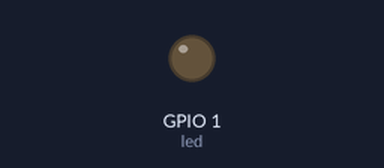
Bench run of a program on a simulated ESP32 board running MicroPython. Parts: output pins drawn as LEDs (lit = HIGH).

Above: at 0.05 s.
At 0.5 s:
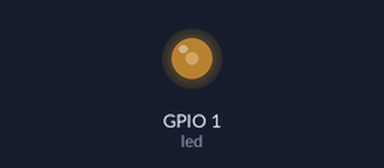
At 0.95 s:
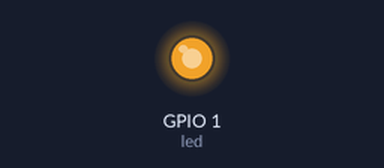
At 1.9 s:
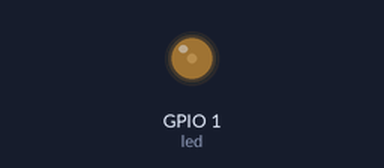
Timing chart, 0 to 4.6 s (numbered marks = the images above):
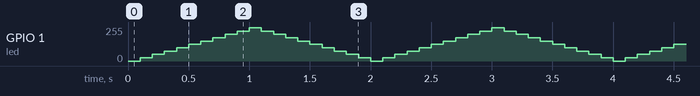

The program:

pwm.py
```python
'''
 * @文件： pwm.py
 * @作者： 百问网开发团队
 * @功能： 实现火龙果(Pitaya Lite)开发板上的蓝色LED灯(PA1)呼吸效果
 * @版本： 0.1
 * @日期： 2022-06-20
 * @Copyright (c) 2022 深圳百问网科技有限公司
'''
import time
from machine import Pin,PWM

# 构造pwm对象,参数分别为：引脚、频率、占空比
led = PWM(Pin('PA1'), freq=500, duty=100) # 设置初始频率和占空比

while True:                           # 无限循环
    for duty in range(0, 1000, 100):  # 占空比从0递增到1000,每次增加100
        led.duty(duty)                # 重新设置占空比
        time.sleep_ms(100)            # 保持这个占空比一段时间
    for duty in range(1000, 0, -100): # 占空比从1000减到0,每次减小100
        led.duty(duty)                # 重新设置占空比
        time.sleep_ms(100)            # 保持这个占空比一段时间
```
